Frame 1 (no input): blank canvas, image omitted
Frame 60 (the mouse pressed at the canvas centre just before this capture): blank canvas, image omitted
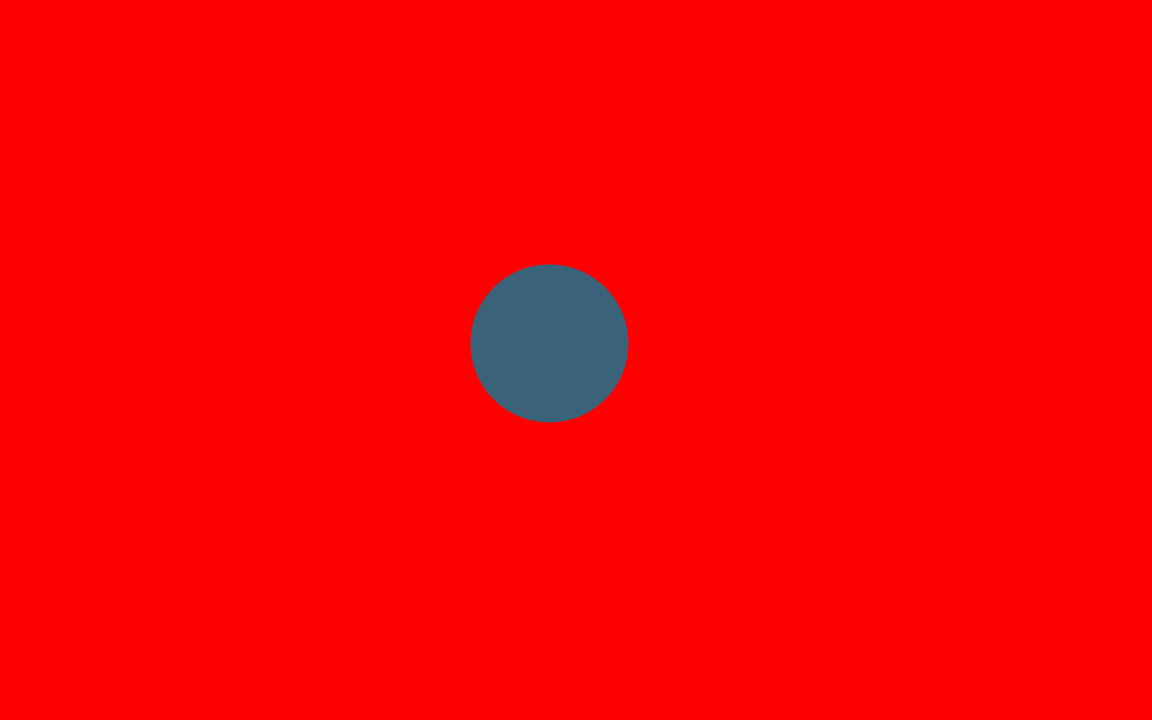
Frame 120 (the mouse held since frame 60 and released just before this capture)

The Processing sketch whose frames 1 and 60 were blank and that drew this single picture after the mouse press (run headless with seeded random() and noise(); from frame 60 on, the mouse is pressed at the canvas centre):

// Processing sketch: processing_65413
// ── processing_65413.pde

float x = 0;
float y = 0;
float targetx;
float targety;
float easing = 0.05;
float dx;
float dy;
float dotsize = 40;

void setup()
{
  size(1152,720);
  smooth();
  noStroke();
}

void changeSize() {
  if(mousePressed) {
    dotsize += 2;
  }
  else if(keyPressed) {
    dotsize -= 1;
  }
  else {
    dotsize = 40;
  }
}

void draw()
{
  background(255,0,0);
  
  targetx = mouseX;
  dx = targetx - x;
  if(abs(dx) > 1)
  {
    x += dx * easing;
    fill(random(255),random(255),random(255));
  }
  
  targety = mouseY;
  dy = targety - y;
  if(abs(dy) > 1)
  {
    y += dy * easing;
    fill(random(255),random(255),random(255));
  }
  ellipse(x,y,dotsize,dotsize);
  changeSize();
}
